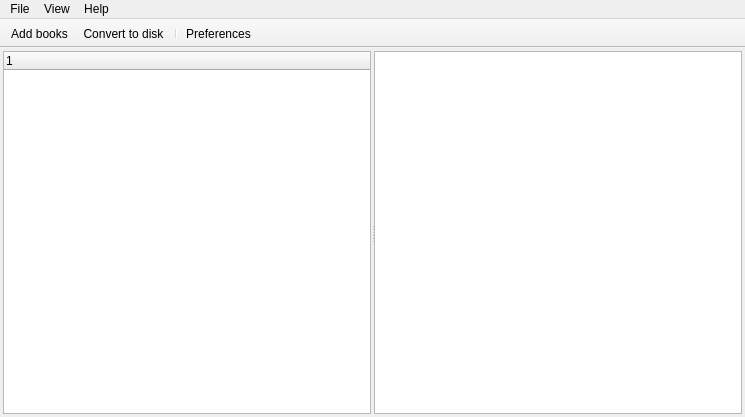
<?xml version="1.0" encoding="UTF-8"?>
<ui version="4.0">
 <class>MainWindow</class>
 <widget class="QMainWindow" name="MainWindow">
  <property name="geometry">
   <rect>
    <x>0</x>
    <y>0</y>
    <width>745</width>
    <height>417</height>
   </rect>
  </property>
  <property name="windowTitle">
   <string>MainWindow</string>
  </property>
  <widget class="QWidget" name="centralwidget">
   <layout class="QGridLayout" name="gridLayout">
    <property name="leftMargin">
     <number>3</number>
    </property>
    <property name="topMargin">
     <number>3</number>
    </property>
    <property name="rightMargin">
     <number>3</number>
    </property>
    <property name="bottomMargin">
     <number>3</number>
    </property>
    <property name="spacing">
     <number>3</number>
    </property>
    <item row="0" column="0">
     <widget class="QSplitter" name="splitter">
      <property name="orientation">
       <enum>Qt::Horizontal</enum>
      </property>
      <property name="handleWidth">
       <number>3</number>
      </property>
      <property name="childrenCollapsible">
       <bool>false</bool>
      </property>
      <widget class="QTreeWidget" name="navTree">
       <column>
        <property name="text">
         <string notr="true">1</string>
        </property>
       </column>
      </widget>
      <widget class="BookTableView" name="bookTable">
       <property name="selectionMode">
        <enum>QAbstractItemView::ExtendedSelection</enum>
       </property>
      </widget>
     </widget>
    </item>
   </layout>
  </widget>
  <widget class="QMenuBar" name="menubar">
   <property name="geometry">
    <rect>
     <x>0</x>
     <y>0</y>
     <width>745</width>
     <height>21</height>
    </rect>
   </property>
   <widget class="QMenu" name="menuFile">
    <property name="title">
     <string>File</string>
    </property>
    <addaction name="actionAddBooks"/>
    <addaction name="actionRemoveBooks"/>
    <addaction name="actionEditMetadata"/>
    <addaction name="separator"/>
    <addaction name="actionConvertToDisk"/>
    <addaction name="separator"/>
    <addaction name="actionSettings"/>
    <addaction name="separator"/>
    <addaction name="actionExit"/>
   </widget>
   <widget class="QMenu" name="menuHelp">
    <property name="title">
     <string>Help</string>
    </property>
    <addaction name="actionAbout"/>
    <addaction name="actionAboutQt"/>
   </widget>
   <widget class="QMenu" name="menuView">
    <property name="title">
     <string>View</string>
    </property>
    <addaction name="actionViewLog"/>
   </widget>
   <addaction name="menuFile"/>
   <addaction name="menuView"/>
   <addaction name="menuHelp"/>
  </widget>
  <widget class="QToolBar" name="toolBar">
   <property name="windowTitle">
    <string>toolBar</string>
   </property>
   <property name="movable">
    <bool>false</bool>
   </property>
   <property name="floatable">
    <bool>false</bool>
   </property>
   <attribute name="toolBarArea">
    <enum>TopToolBarArea</enum>
   </attribute>
   <attribute name="toolBarBreak">
    <bool>false</bool>
   </attribute>
   <addaction name="actionAddBooks"/>
   <addaction name="actionConvertToDisk"/>
   <addaction name="separator"/>
   <addaction name="actionSettings"/>
  </widget>
  <action name="actionAddBooks">
   <property name="icon">
    <iconset resource="resources.qrc">
     <normaloff>:/toolbar/tool-add.png</normaloff>:/toolbar/tool-add.png</iconset>
   </property>
   <property name="text">
    <string>Add books</string>
   </property>
   <property name="shortcut">
    <string>Ctrl+O</string>
   </property>
   <property name="iconVisibleInMenu">
    <bool>false</bool>
   </property>
  </action>
  <action name="actionExit">
   <property name="text">
    <string>Exit</string>
   </property>
   <property name="menuRole">
    <enum>QAction::QuitRole</enum>
   </property>
  </action>
  <action name="actionConvertToDisk">
   <property name="icon">
    <iconset resource="resources.qrc">
     <normaloff>:/toolbar/tool-hdd.png</normaloff>:/toolbar/tool-hdd.png</iconset>
   </property>
   <property name="text">
    <string>Convert to disk</string>
   </property>
   <property name="toolTip">
    <string>Convert book to disk</string>
   </property>
   <property name="iconVisibleInMenu">
    <bool>false</bool>
   </property>
  </action>
  <action name="actionSettings">
   <property name="icon">
    <iconset resource="resources.qrc">
     <normaloff>:/toolbar/tool-settings.png</normaloff>:/toolbar/tool-settings.png</iconset>
   </property>
   <property name="text">
    <string>Preferences</string>
   </property>
   <property name="toolTip">
    <string>Libro preferences</string>
   </property>
   <property name="menuRole">
    <enum>QAction::PreferencesRole</enum>
   </property>
   <property name="iconVisibleInMenu">
    <bool>false</bool>
   </property>
  </action>
  <action name="actionAbout">
   <property name="text">
    <string>About</string>
   </property>
   <property name="menuRole">
    <enum>QAction::AboutRole</enum>
   </property>
  </action>
  <action name="actionRemoveBooks">
   <property name="text">
    <string>Remove books</string>
   </property>
   <property name="toolTip">
    <string>Remove books</string>
   </property>
   <property name="shortcut">
    <string>Del</string>
   </property>
  </action>
  <action name="actionAboutQt">
   <property name="text">
    <string>About Qt</string>
   </property>
   <property name="menuRole">
    <enum>QAction::AboutQtRole</enum>
   </property>
  </action>
  <action name="actionEditMetadata">
   <property name="text">
    <string>Edit metadata</string>
   </property>
   <property name="toolTip">
    <string>Edit metadata</string>
   </property>
  </action>
  <action name="actionViewLog">
   <property name="text">
    <string>Log</string>
   </property>
  </action>
 </widget>
 <customwidgets>
  <customwidget>
   <class>BookTableView</class>
   <extends>QTableView</extends>
   <header>.booktableview.h</header>
  </customwidget>
 </customwidgets>
 <resources>
  <include location="resources.qrc"/>
 </resources>
 <connections>
  <connection>
   <sender>actionAddBooks</sender>
   <signal>triggered()</signal>
   <receiver>MainWindow</receiver>
   <slot>onActionAddBooks()</slot>
   <hints>
    <hint type="sourcelabel">
     <x>-1</x>
     <y>-1</y>
    </hint>
    <hint type="destinationlabel">
     <x>372</x>
     <y>208</y>
    </hint>
   </hints>
  </connection>
  <connection>
   <sender>actionExit</sender>
   <signal>triggered()</signal>
   <receiver>MainWindow</receiver>
   <slot>close()</slot>
   <hints>
    <hint type="sourcelabel">
     <x>-1</x>
     <y>-1</y>
    </hint>
    <hint type="destinationlabel">
     <x>372</x>
     <y>208</y>
    </hint>
   </hints>
  </connection>
  <connection>
   <sender>actionConvertToDisk</sender>
   <signal>triggered()</signal>
   <receiver>MainWindow</receiver>
   <slot>onActionConvertToDisk()</slot>
   <hints>
    <hint type="sourcelabel">
     <x>-1</x>
     <y>-1</y>
    </hint>
    <hint type="destinationlabel">
     <x>372</x>
     <y>208</y>
    </hint>
   </hints>
  </connection>
  <connection>
   <sender>actionSettings</sender>
   <signal>triggered()</signal>
   <receiver>MainWindow</receiver>
   <slot>onActionSettings()</slot>
   <hints>
    <hint type="sourcelabel">
     <x>-1</x>
     <y>-1</y>
    </hint>
    <hint type="destinationlabel">
     <x>372</x>
     <y>208</y>
    </hint>
   </hints>
  </connection>
  <connection>
   <sender>actionRemoveBooks</sender>
   <signal>triggered()</signal>
   <receiver>MainWindow</receiver>
   <slot>onActionRemoveBooks()</slot>
   <hints>
    <hint type="sourcelabel">
     <x>-1</x>
     <y>-1</y>
    </hint>
    <hint type="destinationlabel">
     <x>372</x>
     <y>208</y>
    </hint>
   </hints>
  </connection>
  <connection>
   <sender>actionAbout</sender>
   <signal>triggered()</signal>
   <receiver>MainWindow</receiver>
   <slot>onActionAbout()</slot>
   <hints>
    <hint type="sourcelabel">
     <x>-1</x>
     <y>-1</y>
    </hint>
    <hint type="destinationlabel">
     <x>372</x>
     <y>208</y>
    </hint>
   </hints>
  </connection>
  <connection>
   <sender>actionAboutQt</sender>
   <signal>triggered()</signal>
   <receiver>MainWindow</receiver>
   <slot>onActionAboutQt()</slot>
   <hints>
    <hint type="sourcelabel">
     <x>-1</x>
     <y>-1</y>
    </hint>
    <hint type="destinationlabel">
     <x>372</x>
     <y>208</y>
    </hint>
   </hints>
  </connection>
  <connection>
   <sender>actionEditMetadata</sender>
   <signal>triggered()</signal>
   <receiver>MainWindow</receiver>
   <slot>onActionEditMetadata()</slot>
   <hints>
    <hint type="sourcelabel">
     <x>-1</x>
     <y>-1</y>
    </hint>
    <hint type="destinationlabel">
     <x>372</x>
     <y>208</y>
    </hint>
   </hints>
  </connection>
  <connection>
   <sender>actionViewLog</sender>
   <signal>triggered()</signal>
   <receiver>MainWindow</receiver>
   <slot>onActionViewLog()</slot>
   <hints>
    <hint type="sourcelabel">
     <x>-1</x>
     <y>-1</y>
    </hint>
    <hint type="destinationlabel">
     <x>372</x>
     <y>208</y>
    </hint>
   </hints>
  </connection>
 </connections>
 <slots>
  <slot>onActionAddBooks()</slot>
  <slot>onActionConvertToDisk()</slot>
  <slot>onActionSettings()</slot>
  <slot>onActionRemoveBooks()</slot>
  <slot>onActionAbout()</slot>
  <slot>onActionAboutQt()</slot>
  <slot>onActionEditMetadata()</slot>
  <slot>onActionViewLog()</slot>
 </slots>
</ui>
